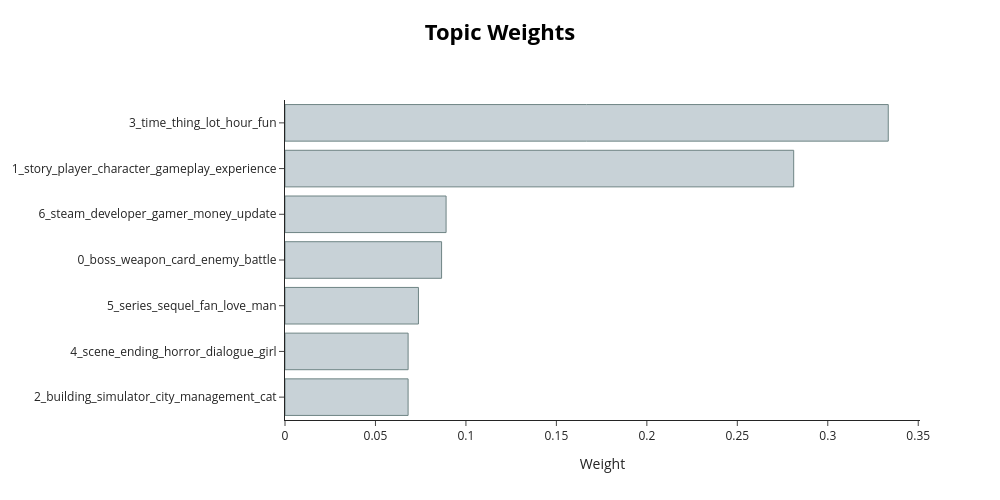

Notebook source saved alongside this figure:
### Code cell
fig = model.visualize_topic_weights(top_n=20, height=500)
fig.show()

### Figure 1 — Plotly figure (JSON) as saved in the notebook; plotly's stock layout.template omitted (floating-point values rounded to 4 significant figures)
{"data": [{"marker": {"color": "#C8D2D7", "line": {"color": "#6E8484", "width": 1}}, "orientation": "h", "type": "bar", "x": [0.06804, 0.06805, 0.07375, 0.08655, 0.08903, 0.2812, 0.3334], "y": ["2_building_simulator_city_management_cat", "4_scene_ending_horror_dialogue_girl", "5_series_sequel_fan_love_man", "0_boss_weapon_card_enemy_battle", "6_steam_developer_gamer_money_update", "1_story_player_character_gameplay_experience", "3_time_thing_lot_hour_fun"]}], "layout": {"height": 500, "hoverlabel": {"bgcolor": "white", "font": {"family": "Rockwell", "size": 16}}, "title": {"font": {"color": "Black", "size": 22}, "text": "<b>Topic Weights</b>", "x": 0.5, "xanchor": "center", "y": 0.95, "yanchor": "top"}, "width": 1000, "xaxis": {"title": {"text": "Weight"}}}}
